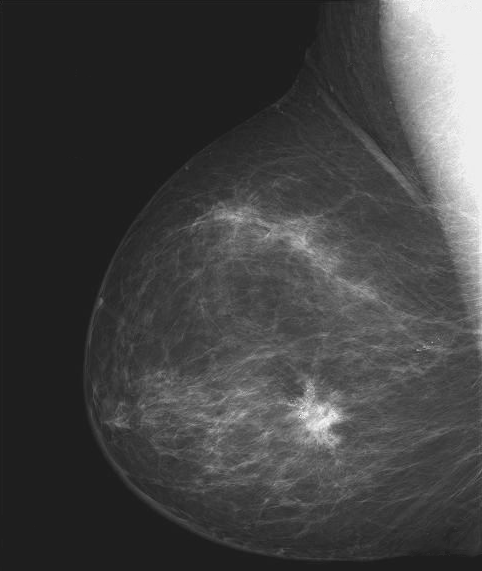
%> input picture dataImages/Fig0304(a)(breast_digital_Xray).tif, 482 x 571 px
$ octave Buoi1_1_2_1c.m   (GNU Octave 9; MATLAB toolbox functions it lacks are replaced by stand-ins)
%> lines starting %> are read from the running program, lines starting %| are printed output that depends on the picture
% ??c ?nh
r = imread('Fig0304(a)(breast_digital_Xray).tif');
%> r is the input picture: size 571x482 uint8; min 21, max 255, mean 66.7

% Ki?m tra n?u ?nh không ph?i là ?nh xám, chuy?n ??i nó
if size(r, 3) == 3
    r = rgb2gray(r);  % Chuy?n ??i ?nh màu sang ?nh xám
end

% C?p m?c xám c?a ?nh (L = 256 cho ?nh 8-bit)
L = 256;

% Th?c hi?n bi?n ??i âm b?n: sa = L - 1 - r
sa = L - 1 - r;
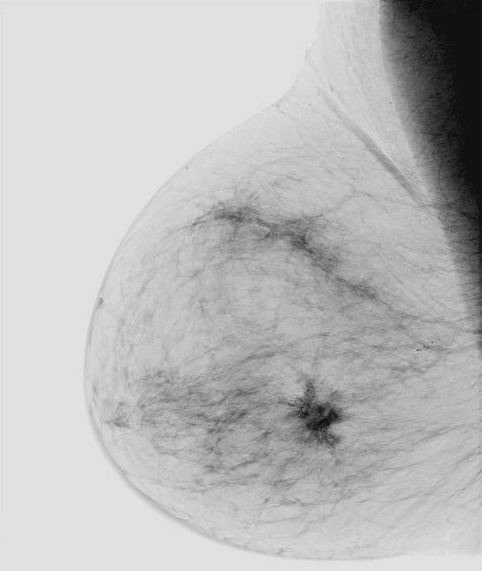
%> sa: size 571x482 uint8; min 0, max 234, mean 188.3

% Tính histogram c?a ?nh g?c và ?nh âm b?n
[counts_r, grayLevels_r] = imhist(r); % Histogram ?nh g?c
%> counts_r = 256 values, max 93879 at index 31, min 0 at index 1, mean 1075.1; grayLevels_r = 256 values from 0 to 255
[counts_sa, grayLevels_sa] = imhist(sa); % Histogram ?nh âm b?n
%> counts_sa = 256 values, max 93879 at index 226, min 0 at index 2, mean 1075.1; grayLevels_sa = 256 values from 0 to 255

% Hi?n th? ?nh g?c và ?nh âm b?n
figure;
subplot(1, 2, 1);
imshow(r);
title('?nh g?c');

subplot(1, 2, 2);
imshow(sa);
title('?nh âm b?n');

% Hi?n th? histogram c?a ?nh g?c và ?nh âm b?n
figure;
subplot(1, 2, 1);
bar(grayLevels_r, counts_r);
xlabel('M?c xám');
ylabel('S? l??ng pixel');
title('Histogram ?nh g?c');

subplot(1, 2, 2);
bar(grayLevels_sa, counts_sa);
xlabel('M?c xám');
ylabel('S? l??ng pixel');
title('Histogram ?nh âm b?n');
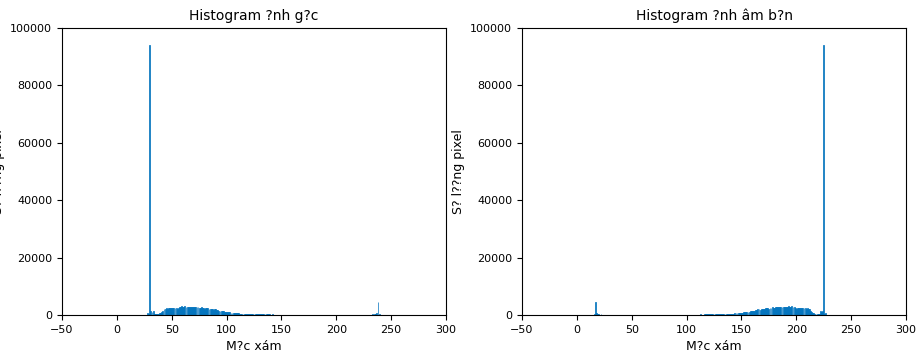
%> figure redrawn from the program's plot data, 2 panels; panel 1: tallest bar 93879 high, from x = 29.6 to 30.4; panel 2: tallest bar 93879 high, from x = 224.6 to 225.4
